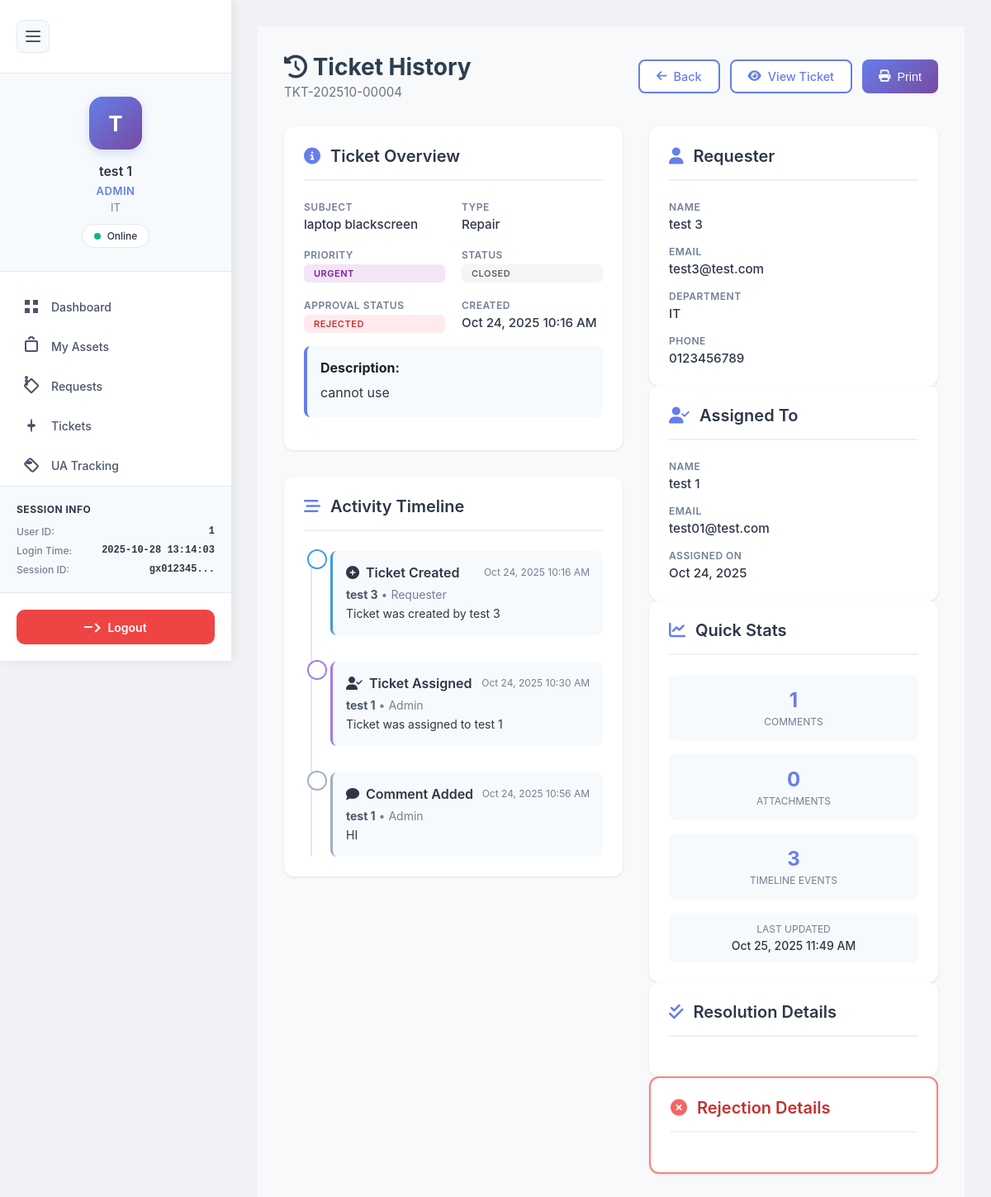
The app's page /public/ticketDetailHistory.php?id=4 (signed in) with its own data.
### tables this page shows
CREATE TABLE `tickets` (
  `ticket_id` int(11) NOT NULL,
  `ticket_number` varchar(50) NOT NULL,
  `ticket_type` enum('repair','maintenance','request_item','request_replacement','inquiry','other') NOT NULL,
  `subject` varchar(255) NOT NULL,
  `description` text NOT NULL,
  `priority` enum('low','medium','high','urgent') DEFAULT 'medium',
  `status` enum('open','in_progress','pending','resolved','closed','cancelled') DEFAULT 'open',
  `approval_status` enum('pending','approved','rejected') DEFAULT 'pending',
  `approved_by` int(11) DEFAULT NULL,
  `approved_at` datetime DEFAULT NULL,
  `manager_notes` text DEFAULT NULL,
  `requester_id` int(11) NOT NULL,
  `requester_department` varchar(100) DEFAULT NULL,
  `asset_id` int(11) DEFAULT NULL,
  `assigned_to` int(11) DEFAULT NULL,
  `assigned_at` timestamp NULL DEFAULT NULL,
  `resolution` text DEFAULT NULL,
  `resolved_by` int(11) DEFAULT NULL,
  `resolved_at` timestamp NULL DEFAULT NULL,
  `closed_by` int(11) DEFAULT NULL,
  `closed_at` timestamp NULL DEFAULT NULL,
  `created_at` timestamp NOT NULL DEFAULT current_timestamp(),
  `updated_at` timestamp NOT NULL DEFAULT current_timestamp() ON UPDATE current_timestamp(),
  `due_date` timestamp NULL DEFAULT NULL
);

CREATE TABLE `ticket_comments` (
  `comment_id` int(11) NOT NULL,
  `ticket_id` int(11) NOT NULL,
  `user_id` int(11) NOT NULL,
  `comment` text NOT NULL,
  `is_internal` tinyint(1) DEFAULT 0,
  `created_at` timestamp NOT NULL DEFAULT current_timestamp(),
  `updated_at` timestamp NOT NULL DEFAULT current_timestamp() ON UPDATE current_timestamp()
);

CREATE TABLE `users` (
  `user_id` int(11) NOT NULL,
  `first_name` varchar(100) DEFAULT NULL,
  `last_name` varchar(100) DEFAULT NULL,
  `email` varchar(255) NOT NULL,
  `username` varchar(100) NOT NULL,
  `password_hash` varchar(255) DEFAULT NULL,
  `temp_password` varchar(255) DEFAULT NULL,
  `phone` varchar(20) DEFAULT NULL,
  `department` varchar(100) DEFAULT NULL,
  `role` enum('admin','manager','employee') DEFAULT NULL,
  `employee_id` varchar(50) DEFAULT NULL,
  `is_active` tinyint(1) DEFAULT 1,
  `is_verified` tinyint(1) DEFAULT 0,
  `force_password_reset` tinyint(1) DEFAULT 0,
  `created_at` timestamp NOT NULL DEFAULT current_timestamp(),
  `updated_at` timestamp NOT NULL DEFAULT current_timestamp() ON UPDATE current_timestamp(),
  `last_login` timestamp NULL DEFAULT NULL,
  `verified_at` timestamp NULL DEFAULT NULL,
  `verified_by` int(11) DEFAULT NULL,
  `rejected_at` timestamp NULL DEFAULT NULL,
  `rejected_by` int(11) DEFAULT NULL,
  `rejection_reason` text DEFAULT NULL,
  `last_ip` varchar(45) DEFAULT NULL,
  `last_device_sn` varchar(255) DEFAULT NULL,
  `last_login_at` datetime DEFAULT NULL,
  `password_reset_token` varchar(64) DEFAULT NULL,
  `password_reset_expiry` datetime DEFAULT NULL,
  `must_change_password` tinyint(1) DEFAULT 0,
  `password_changed_at` datetime DEFAULT NULL,
  `created_by` int(11) DEFAULT NULL
);

### public/ticketDetailHistory.php (the view, shortened to what the rows shown need)
<?php
require_once '../auth/config/database.php';
$ticket_id = $_GET['id'] ?? 0;
$query = "
    SELECT
        t.*,
        CONCAT(requester.first_name, ' ', requester.last_name) as requester_name,
        requester.email as requester_email,
        requester.department as requester_department,
        requester.phone as requester_phone,
        CONCAT(assigned.first_name, ' ', assigned.last_name) as assigned_to_name,
        assigned.email as assigned_email,
        CONCAT(resolver.first_name, ' ', resolver.last_name) as resolved_by_name,
        CONCAT(closer.first_name, ' ', closer.last_name) as closed_by_name,
        a.asset_name,
        a.asset_code,
        a.category as asset_category,
        a.serial_number,
        a.brand,
        a.model
    FROM tickets t
    JOIN users requester ON t.requester_id = requester.user_id
    LEFT JOIN users assigned ON t.assigned_to = assigned.user_id
    LEFT JOIN users resolver ON t.resolved_by = resolver.user_id
    LEFT JOIN users closer ON t.closed_by = closer.user_id
    LEFT JOIN assets a ON t.asset_id = a.id
    WHERE t.ticket_id = ?
";
$stmt = $pdo->prepare($query);
$stmt->execute([$ticket_id]);
$ticket = $stmt->fetch(PDO::FETCH_ASSOC);
$history = [];
try {
    $check_table = $pdo->query("SHOW TABLES LIKE 'ticket_comments'");
    if ($check_table->rowCount() > 0) {
        $history_query = "
            SELECT
                tc.*,
                CONCAT(u.first_name, ' ', u.last_name) as user_name,
                u.role as user_role
            FROM ticket_comments tc
            JOIN users u ON tc.user_id = u.user_id
            WHERE tc.ticket_id = ?
            ORDER BY tc.created_at ASC
        ";
        $history_stmt = $pdo->prepare($history_query);
        $history_stmt->execute([$ticket_id]);
        $history = $history_stmt->fetchAll(PDO::FETCH_ASSOC);
    }
} catch (PDOException $e) {
    $history = [];
}
$timeline = [];
$timeline[] = [
    'type' => 'created',
    'title' => 'Ticket Created',
    'description' => 'Ticket was created by ' . $ticket['requester_name'],
    'user' => $ticket['requester_name'],
    'role' => 'Requester',
    'timestamp' => $ticket['created_at'],
    'icon' => 'fa-plus-circle',
    'color' => 'blue'
];
if ($ticket['assigned_to'] && $ticket['assigned_at']) {
    $timeline[] = [
        'type' => 'assigned',
        'title' => 'Ticket Assigned',
        'description' => 'Ticket was assigned to ' . $ticket['assigned_to_name'],
        'user' => $ticket['assigned_to_name'],
        'role' => 'Admin',
        'timestamp' => $ticket['assigned_at'],
        'icon' => 'fa-user-check',
        'color' => 'purple'
    ];
}
foreach ($history as $item) {
    if (isset($item['is_status_change']) && $item['is_status_change']) {
        $timeline[] = [
            'type' => 'status_change',
            'title' => 'Status Changed',
            'description' => $item['comment'],
            'user' => $item['user_name'],
            'role' => ucfirst($item['user_role']),
            'timestamp' => $item['created_at'],
            'icon' => 'fa-exchange-alt',
            'color' => 'orange'
        ];
    } else {
        $timeline[] = [
            'type' => 'comment',
            'title' => 'Comment Added',
            'description' => $item['comment'] ?? '',
            'user' => $item['user_name'] ?? 'Unknown',
            'role' => isset($item['user_role']) ? ucfirst($item['user_role']) : 'User',
            'timestamp' => $item['created_at'],
            'icon' => 'fa-comment',
            'color' => 'gray'
        ];
    }
}
usort($timeline, function ($a, $b) {
    return strtotime($a['timestamp']) - strtotime($b['timestamp']);
});
?>
<!DOCTYPE html>
<html lang="en">
<head>
    <link rel="stylesheet" href="../auth/inc/navigation.css">
    <link rel="stylesheet" href="https://cdnjs.cloudflare.com/ajax/libs/font-awesome/6.4.0/css/all.min.css">
</head>
<body>
    <main class="main-content">
        <div class="dashboard-content">
            <header class="page-header">
                <div class="header-left">
                    <h1>
                        <i class="fas fa-history"></i>
                        Ticket History
                    </h1>
                    <p class="ticket-number"><?php echo htmlspecialchars($ticket['ticket_number']); ?></p>
                </div>
            </header>
            <div class="content-grid">
                <div class="main-column">
                    <div class="content-card">
                        <div class="card-header">
                            <h2>Ticket Overview</h2>
                        </div>
                        <div class="info-grid">
                            <div class="info-item">
                                <span class="info-label">Subject</span>
                                <span class="info-value"><?php echo htmlspecialchars($ticket['subject']); ?></span>
                            </div>
                            <div class="info-item">
                                <span class="info-label">Type</span>
                                <span class="info-value">
                                    <?php echo ucfirst(str_replace('_', ' ', $ticket['ticket_type'])); ?>
                                </span>
                            </div>
                            <div class="info-item">
                                <span class="info-label">Priority</span>
                                <span class="badge badge-<?php echo $ticket['priority']; ?>">
                                    <?php echo ucfirst($ticket['priority']); ?>
                                </span>
                            </div>
                            <div class="info-item">
                                <span class="info-label">Status</span>
                                <span class="badge badge-<?php echo $ticket['status']; ?>">
                                    <?php echo ucfirst(str_replace('_', ' ', $ticket['status'])); ?>
                                </span>
                            </div>
                            <div class="info-item">
                                <span class="info-label">Approval Status</span>
                                <span class="badge badge-<?php echo $ticket['approval_status']; ?>">
                                    <?php echo ucfirst($ticket['approval_status']); ?>
                                </span>
                            </div>
                            <div class="info-item">
                                <span class="info-label">Created</span>
                                <span class="info-value">
                                    <?php echo date('M d, Y h:i A', strtotime($ticket['created_at'])); ?>
                                </span>
                            </div>
                        </div>
                        <div class="description-box">
                            <strong style="display: block; margin-bottom: 0.5rem;">Description:</strong>
                            <p><?php echo nl2br(htmlspecialchars($ticket['description'])); ?></p>
                        </div>
                    </div>
                    <div class="content-card">
                        <div class="card-header">
                            <h2>Activity Timeline</h2>
                        </div>
                        <div class="timeline">
                            <?php foreach ($timeline as $event): ?>
                                <div class="timeline-item">
                                    <div class="timeline-marker <?php echo $event['color']; ?>"></div>
                                    <div class="timeline-content <?php echo $event['color']; ?>">
                                        <div class="timeline-header">
                                            <div class="timeline-title">
                                                <i class="fas <?php echo $event['icon']; ?>"></i>
                                                <?php echo $event['title']; ?>
                                            </div>
                                            <div class="timeline-timestamp">
                                                <?php echo date('M d, Y h:i A', strtotime($event['timestamp'])); ?>
                                            </div>
                                        </div>
                                        <div class="timeline-user">
                                            <strong><?php echo htmlspecialchars($event['user']); ?></strong>
                                            <span style="color: #718096;">• <?php echo $event['role']; ?></span>
                                        </div>
                                        <div class="timeline-description">
                                            <?php echo nl2br(htmlspecialchars($event['description'])); ?>
                                        </div>
                                    </div>
                                </div>
                            <?php endforeach; ?>
                        </div>
                    </div>
                </div>
                <div class="sidebar-column">
                    <div class="content-card">
                        <div class="card-header">
                            <h2>Requester</h2>
                        </div>
                        <div class="info-item" style="margin-bottom: 1rem;">
                            <span class="info-label">Email</span>
                            <span class="info-value"><?php echo htmlspecialchars($ticket['requester_email']); ?></span>
                        </div>
                        <div class="info-item" style="margin-bottom: 1rem;">
                            <span class="info-label">Department</span>
                            <span class="info-value"><?php echo htmlspecialchars($ticket['requester_department']); ?></span>
                        </div>
                        <?php if ($ticket['requester_phone']): ?>
                            <div class="info-item">
                                <span class="info-label">Phone</span>
                                <span class="info-value"><?php echo htmlspecialchars($ticket['requester_phone']); ?></span>
                            </div>
                        <?php endif; ?>
                    </div>
                    <?php if ($ticket['assigned_to']): ?>
                        <div class="content-card">
                            <div class="card-header">
                                <i class="fas fa-user-check"></i>
                                <h2>Assigned To</h2>
                            </div>
                            <div class="info-item" style="margin-bottom: 1rem;">
                                <span class="info-label">Name</span>
                                <span class="info-value"><?php echo htmlspecialchars($ticket['assigned_to_name']); ?></span>
                            </div>
                            <div class="info-item" style="margin-bottom: 1rem;">
                                <span class="info-label">Email</span>
                                <span class="info-value"><?php echo htmlspecialchars($ticket['assigned_email']); ?></span>
                            </div>
                            <div class="info-item">
                                <span class="info-label">Assigned On</span>
                                <span class="info-value">
                                    <?php echo date('M d, Y', strtotime($ticket['assigned_at'])); ?>
                                </span>
                            </div>
                        </div>
                    <?php endif; ?>
                    <div class="content-card">
                        <div class="card-header">
                            <h2>Quick Stats</h2>
                        </div>
                        <div style="display: flex; flex-direction: column; gap: 1rem;">
                            <?php if ($ticket['updated_at']): ?>
                                <div style="padding: 0.75rem; background: #f7fafc; border-radius: 6px; text-align: center;">
                                    <div style="font-size: 0.75rem; color: #718096; margin-bottom: 0.25rem;">
                                        LAST UPDATED
                                    </div>
                                    <div style="font-size: 0.875rem; color: #2d3748; font-weight: 500;">
                                        <?php echo date('M d, Y h:i A', strtotime($ticket['updated_at'])); ?>
                                    </div>
                                </div>
                            <?php endif; ?>
                        </div>
                    </div>
                    <?php if ($ticket['status'] === 'resolved' || $ticket['status'] === 'closed'): ?>
                        <div class="content-card">
                            <div class="card-header">
                                <h2>Resolution Details</h2>
                            </div>
                        </div>
                    <?php endif; ?>
                    <?php if ($ticket['approval_status'] === 'rejected'): ?>
                        <div class="content-card" style="border: 2px solid #fc8181;">
                            <div class="card-header">
                                <h2 style="color: #c53030;">Rejection Details</h2>
                            </div>
                        </div>
                    <?php endif; ?>
                </div>
            </div>
        </div>
    </main>
</body>
</html>

### records on screen
tickets: ticket_number "TKT-202510-00004", subject "laptop blackscreen", ticket_type "Repair", priority "URGENT", status "CLOSED", approval_status "REJECTED", created_at "Oct 24, 2025 10:16 AM", description "cannot use", title "Ticket Created", user "test 3", role "Requester", description "Ticket was created by test 3", title "Ticket Assigned", assigned_at "Oct 24, 2025 10:30 AM", user "test 1", role "Admin", description "Ticket was assigned to test 1", requester.email "test3@test.com", requester.department "IT", requester.phone "0123456789", assigned_to.email "test01@test.com", assigned_at "Oct 24, 2025", updated_at "Oct 25, 2025 11:49 AM"
ticket_comments: title "Comment Added", timestamp "Oct 24, 2025 10:56 AM", user "test 1", role "Admin", comment "HI"

### other values on screen
$user_initial "T"
$user_name "test 1"
$role "ADMIN"
$department "IT"
$_SESSION['user_id'] "1"
$login_time "2025-10-28 13:14:03"
substr(session_id(), 0, 8) "gx012345"
$ticket['requester_name'] "test 3"
$ticket['assigned_to_name'] "test 1"
count($history) "1"
count($attachments) "0"
count($timeline) "3"
